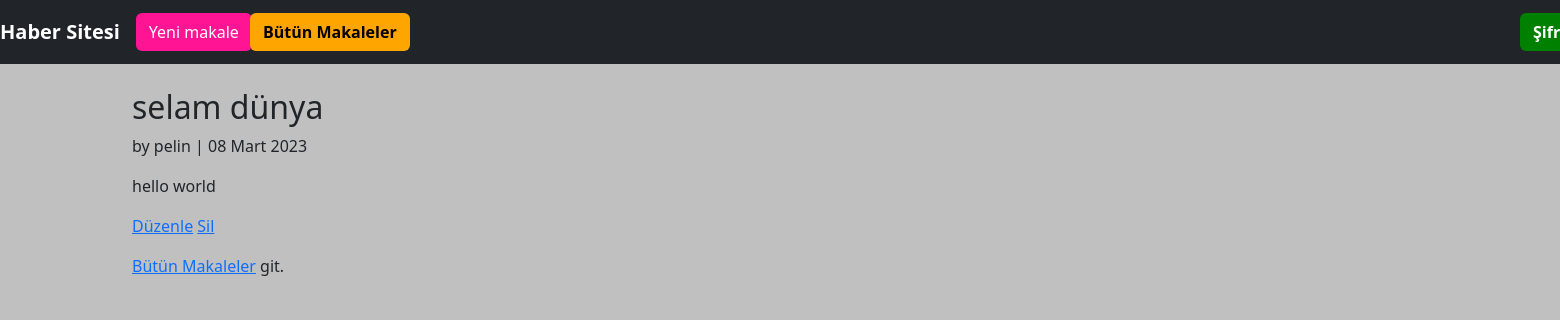
The app's page /articles/7/ (signed in) with its own data.
### articles/models.py (models this page shows, shortened)
class Article(models.Model):
    title = models.CharField(max_length=250, verbose_name='Başlık')
    body = models.TextField(verbose_name='Metin')
    date = models.DateField(auto_now_add=True,verbose_name='Tarih')
    author = models.ForeignKey(get_user_model(), on_delete=models.CASCADE , verbose_name='Yazar')

### users/models.py (models this page shows)
class   CustomUser (AbstractUser):
    age=models.PositiveIntegerField(null=True, blank=True)

### articles/views.py (the view)
# urls.py: path('<int:pk>/', ArticleDetailView.as_view(), name='article_detail'),
class ArticleDetailView(LoginRequiredMixin, DetailView):
    model = Article
    template_name="article_detail.html"
    login_url='login'

### users/templates/article_detail.html
{% extends 'base.html' %}
{% block content %}
<div class="article-entry">
    <h2>{{ object.title }}</h2>
    <p>by {{ object.author }} | {{ object.date }}</p>
    <p>{{ object.body }}</p>
    </div>
    <p><a href="{% url 'article_edit' article.pk %}">Düzenle</a>
    <a href="{% url 'article_delete' article.pk %}">Sil</a></p>
    <p><a href="{% url 'article_list' %}">Bütün Makaleler</a> git.</p>
{% endblock content %}

### records on screen
Article: title "selam dünya", author "pelin", date "08 Mart 2023", body "hello world"
